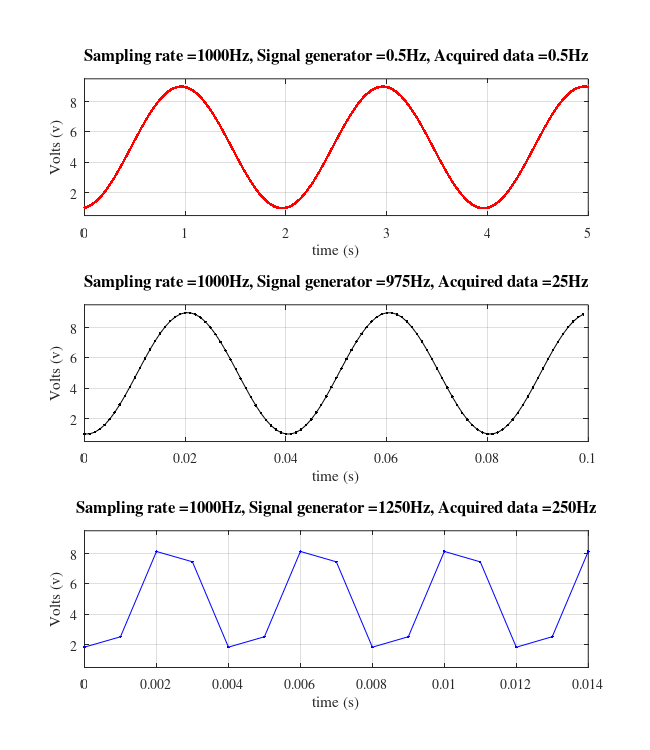
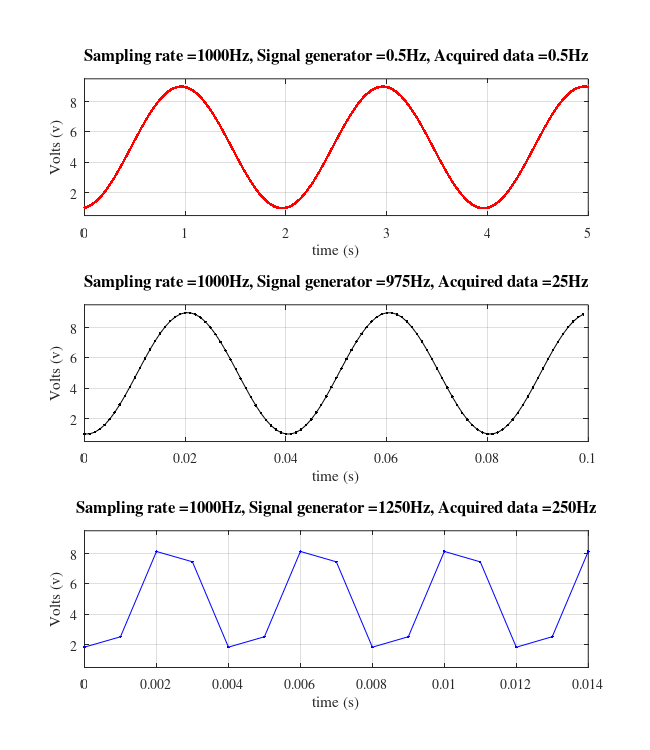

The MATLAB script that drew these images, in order:
clear all
close all
clc

fid = fopen('DynamicSignal_0,5Hz.dat');
line1 = fgetl(fid);
data = fscanf(fid,'%f \n', [2 inf]);
time1 = data(1,:);
y1 = data(2,:);
fclose(fid);

fid = fopen('DynamicSignal_975Hz.dat');
line1 = fgetl(fid);
data = fscanf(fid,'%f \n', [2 inf]);
time2 = data(1,:);
y2 = data(2,:);
fclose(fid);

fid = fopen('DynamicSignal_1250Hz.dat');
line1 = fgetl(fid);
data = fscanf(fid,'%f \n', [2 inf]);
time3 = data(1,:);
y3 = data(2,:);
fclose(fid);

% Generating figure with specific size
figure(1)
set(gcf,'unit','inches','position',[0.50 0.50 6.50 7.50],...
        'defaultaxesfontsize',10,'defaultaxesfontname','times');
% Plotting data
subplot(3,1,1)
plot(time1(1:1:5000),y1(1:1:5000),'r.-','markersize',6,'markerfacecolor','r');hold on
ylim([0.5 9.5])
xlabel('time (s)')
ylabel('Volts (v)')
grid on
% ylim([-3 9])
title('Sampling rate =1000Hz, Signal generator =0.5Hz, Acquired data =0.5Hz','fontsize',12)

subplot(3,1,2)
plot(time2(1:100),y2(1:100),'k.-','markersize',6,'markerfacecolor','r');hold on
ylim([0.5 9.5])
xlabel('time (s)')
ylabel('Volts (v)')
grid on
% ylim([-3 9])
title('Sampling rate =1000Hz, Signal generator =975Hz, Acquired data =25Hz','fontsize',12)

subplot(3,1,3)
plot(time3(1:15),y3(1:15),'b.-','markersize',6,'markerfacecolor','r');hold on
ylim([0.5 9.5])
xlabel('time (s)')
ylabel('Volts (v)')
grid on
% ylim([-3 9])
title('Sampling rate =1000Hz, Signal generator =1250Hz, Acquired data =250Hz','fontsize',12)


% % % Saving the files in png and pdf format
figName = ['Paulo_Yu_Exp04_Part2'];
set(gcf,'PaperPositionMode','auto')
print(figName,'-dpng','-r600')
set(gcf,'PaperUnits','inches','Units','inches');
figpos = get(gcf,'Position');
set(gcf,'PaperSize',figpos(3:4),'Units','inches');
print(figName,'-dpdf','-r600')
